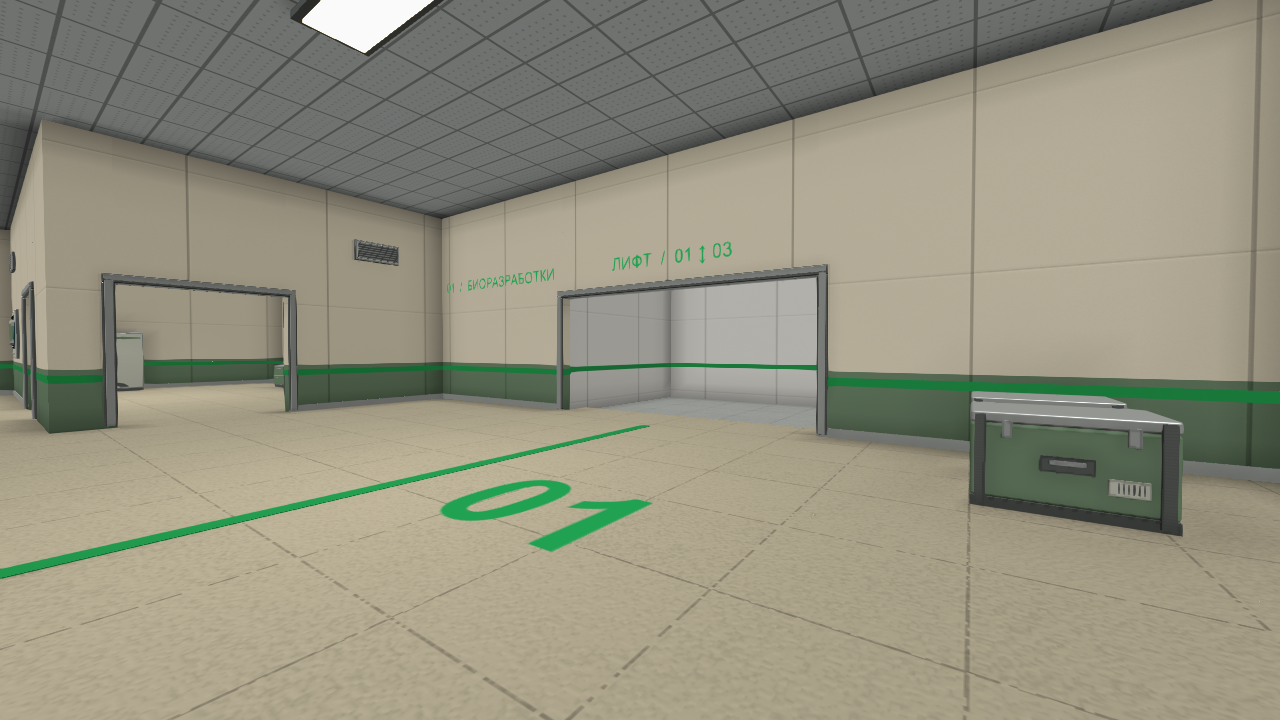
#> input picture docs/evidence/well-light-study/0-current/lift-0.png, 1280 x 720 px, given in place of room-0.png, which was not available
$ python compose.py
#> lines starting #> are read from the running program, lines starting #| are printed output that depends on the picture
"""Compose saved Unity captures without changing their exposure or colour."""
from pathlib import Path
from PIL import Image, ImageDraw, ImageFont

ROOT = Path(__file__).resolve().parent
FONT = '/System/Library/Fonts/Supplemental/Arial.ttf'
title_font = ImageFont.truetype(FONT, 28)
label_font = ImageFont.truetype(FONT, 20)
variants = [
    ('0-current', '0 · Сейчас — штатный свет'),
    ('1-laboratory', '1 · Светлая лаборатория — объём от потолочных ламп'),
    ('2-daylight', '2 · Дневной свет — направленный рисунок и прохладная тень'),
    ('3-practicals', '3 · Приборный свет — локальные островки и цвет этажей'),
]
views = [('room-0', '01 · Биология'), ('room-1', '02 · Физика'),
         ('room-2', '03 · Электроника'), ('atrium', 'Атриум')]
for directory, title in variants:
    canvas = Image.new('RGB', (1600, 1054), '#171d24')
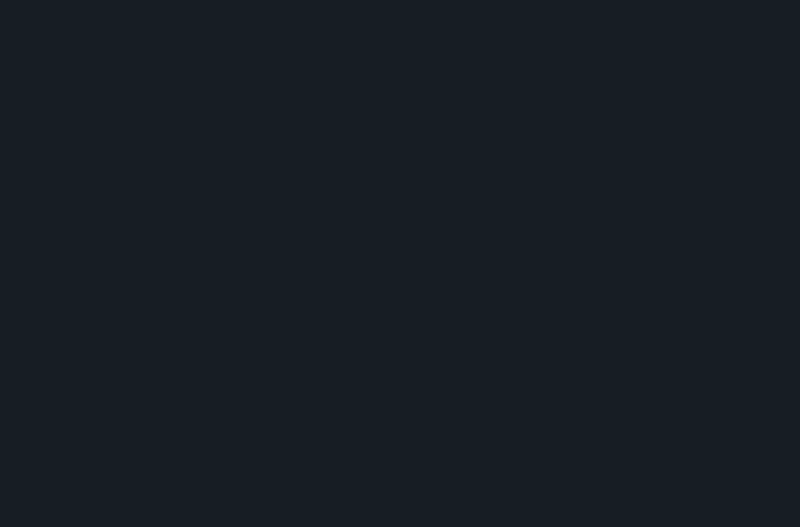
#> canvas: PIL image 1600x1054 RGB (shown at 1/2 size); mean R, G, B 23, 29, 36
    draw = ImageDraw.Draw(canvas)
    draw.text((18, 12), title, font=title_font, fill='white')
    draw.text((18, 49), 'Реальный Editor render · одинаковые камеры / материалы / геометрия', font=label_font, fill='#c3cbd5')
    for i, (name, label) in enumerate(views):
        x, y = (i % 2) * 800, 90 + (i // 2) * 482
        draw.text((x + 16, y + 5), label, font=label_font, fill='white')
        with Image.open(ROOT / directory / (name + '.png')) as source:
#> source is the input picture: PIL image 1280x720 RGB; mean R, G, B 147.8, 145.4, 127.2
            canvas.paste(source.resize((800, 450), Image.Resampling.LANCZOS), (x, y + 32))
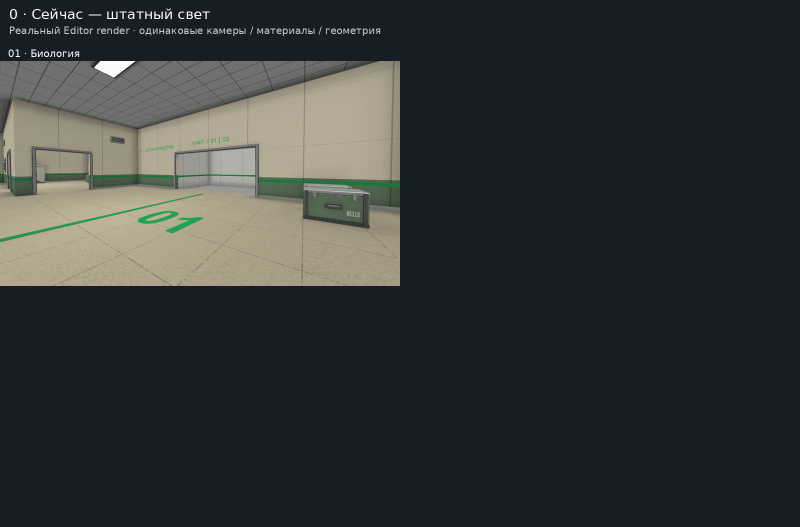
#> canvas: PIL image 1600x1054 RGB (shown at 1/2 size); mean R, G, B 50.3, 54.5, 56.1
    canvas.save(ROOT / (directory + '-board.jpg'), quality=94, subsampling=0)
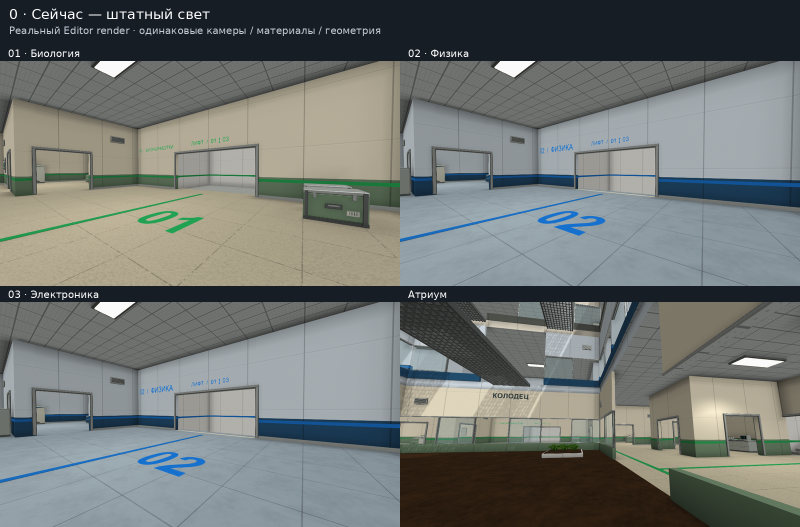
#> saved as 0-current-board.jpg: PIL image 1600x1054 RGB (shown at 1/2 size); mean R, G, B 113.4, 118.1, 115.5
#> (the run stopped early here; a loop or call above may not have finished)
